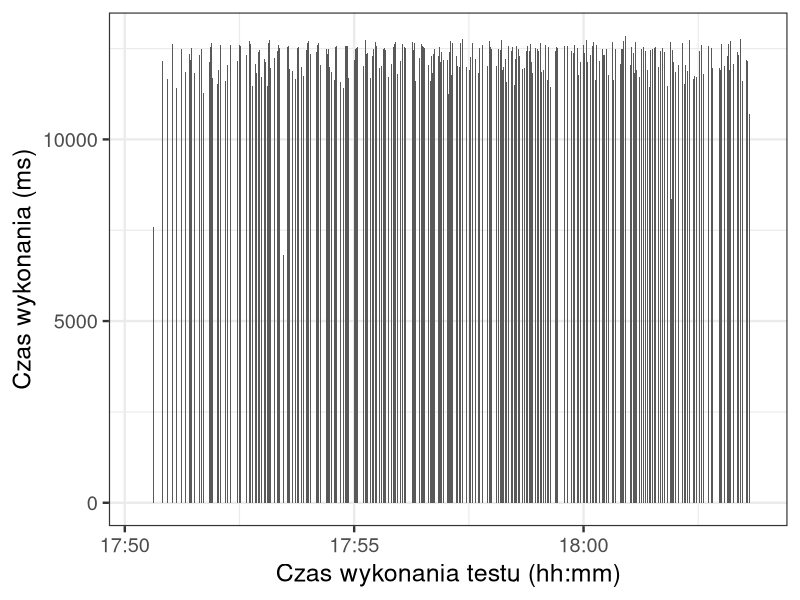

Write R code to recreate this figure.
library("ggplot2")
library("scales")

png(filename="aws-kinesis-duration.png", width=800, height=600)

dat = read.csv("duration.csv")
dat$time = as.POSIXct(dat$time, format = "%Y-%m-%dT%H:%M:%OSZ")

ggplot(dat, aes(time, duration)) +
geom_bar(stat="identity") +
theme(plot.margin = unit(c(1,1,1,1), "cm")) + theme_bw(base_size=18) +
labs(x = "Czas wykonania testu (hh:mm)", y = "Czas wykonania (ms)")
